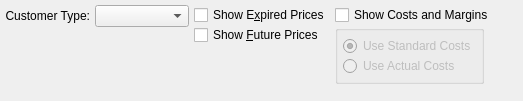
<?xml version="1.0" encoding="UTF-8"?>
<ui version="4.0">
 <comment>This file is part of the xTuple ERP: PostBooks Edition, a free and
open source Enterprise Resource Planning software suite,
Copyright (c) 1999-2019 by OpenMFG LLC, d/b/a xTuple.
It is licensed to you under the Common Public Attribution License
version 1.0, the full text of which (including xTuple-specific Exhibits)
is available at www.xtuple.com/CPAL.  By using this software, you agree
to be bound by its terms.</comment>
 <class>dspPricesByCustomerType</class>
 <widget class="QWidget" name="dspPricesByCustomerType">
  <property name="geometry">
   <rect>
    <x>0</x>
    <y>0</y>
    <width>523</width>
    <height>101</height>
   </rect>
  </property>
  <property name="windowTitle">
   <string>Prices by Customer Type</string>
  </property>
  <layout class="QHBoxLayout" name="horizontalLayout">
   <item>
    <layout class="QVBoxLayout">
     <property name="spacing">
      <number>0</number>
     </property>
     <property name="margin">
      <number>0</number>
     </property>
     <item>
      <layout class="QHBoxLayout">
       <property name="spacing">
        <number>5</number>
       </property>
       <property name="margin">
        <number>0</number>
       </property>
       <item>
        <widget class="QLabel" name="_customerTypeLit">
         <property name="text">
          <string>Customer Type:</string>
         </property>
         <property name="alignment">
          <set>Qt::AlignRight|Qt::AlignTrailing|Qt::AlignVCenter</set>
         </property>
         <property name="buddy">
          <cstring>_custtype</cstring>
         </property>
        </widget>
       </item>
       <item>
        <widget class="XComboBox" name="_custtype">
         <property name="sizePolicy">
          <sizepolicy hsizetype="Expanding" vsizetype="Fixed">
           <horstretch>0</horstretch>
           <verstretch>0</verstretch>
          </sizepolicy>
         </property>
        </widget>
       </item>
      </layout>
     </item>
     <item>
      <spacer>
       <property name="orientation">
        <enum>Qt::Vertical</enum>
       </property>
       <property name="sizeType">
        <enum>QSizePolicy::Expanding</enum>
       </property>
       <property name="sizeHint" stdset="0">
        <size>
         <width>20</width>
         <height>0</height>
        </size>
       </property>
      </spacer>
     </item>
    </layout>
   </item>
   <item>
    <layout class="QVBoxLayout">
     <property name="spacing">
      <number>0</number>
     </property>
     <property name="margin">
      <number>0</number>
     </property>
     <item>
      <widget class="XCheckBox" name="_showExpired">
       <property name="text">
        <string>Show E&amp;xpired Prices</string>
       </property>
      </widget>
     </item>
     <item>
      <widget class="XCheckBox" name="_showFuture">
       <property name="text">
        <string>Show &amp;Future Prices</string>
       </property>
      </widget>
     </item>
     <item>
      <spacer>
       <property name="orientation">
        <enum>Qt::Vertical</enum>
       </property>
       <property name="sizeType">
        <enum>QSizePolicy::Expanding</enum>
       </property>
       <property name="sizeHint" stdset="0">
        <size>
         <width>20</width>
         <height>0</height>
        </size>
       </property>
      </spacer>
     </item>
    </layout>
   </item>
   <item>
    <layout class="QVBoxLayout">
     <property name="spacing">
      <number>0</number>
     </property>
     <property name="margin">
      <number>0</number>
     </property>
     <item>
      <widget class="XCheckBox" name="_showCosts">
       <property name="text">
        <string>Show Costs and Margins</string>
       </property>
      </widget>
     </item>
     <item>
      <layout class="QHBoxLayout">
       <property name="spacing">
        <number>0</number>
       </property>
       <property name="margin">
        <number>0</number>
       </property>
       <item>
        <widget class="QGroupBox" name="_costsGroup">
         <property name="enabled">
          <bool>false</bool>
         </property>
         <property name="title">
          <string/>
         </property>
         <layout class="QVBoxLayout">
          <property name="spacing">
           <number>0</number>
          </property>
          <property name="margin">
           <number>5</number>
          </property>
          <item>
           <widget class="QRadioButton" name="_useStandardCosts">
            <property name="text">
             <string>Use Standard Costs</string>
            </property>
            <property name="checked">
             <bool>true</bool>
            </property>
           </widget>
          </item>
          <item>
           <widget class="QRadioButton" name="_useActualCosts">
            <property name="text">
             <string>Use Actual Costs</string>
            </property>
           </widget>
          </item>
         </layout>
        </widget>
       </item>
       <item>
        <spacer>
         <property name="orientation">
          <enum>Qt::Horizontal</enum>
         </property>
         <property name="sizeType">
          <enum>QSizePolicy::Expanding</enum>
         </property>
         <property name="sizeHint" stdset="0">
          <size>
           <width>0</width>
           <height>20</height>
          </size>
         </property>
        </spacer>
       </item>
      </layout>
     </item>
     <item>
      <spacer>
       <property name="orientation">
        <enum>Qt::Vertical</enum>
       </property>
       <property name="sizeType">
        <enum>QSizePolicy::Expanding</enum>
       </property>
       <property name="sizeHint" stdset="0">
        <size>
         <width>20</width>
         <height>0</height>
        </size>
       </property>
      </spacer>
     </item>
    </layout>
   </item>
  </layout>
 </widget>
 <layoutdefault spacing="5" margin="5"/>
 <customwidgets>
  <customwidget>
   <class>XCheckBox</class>
   <extends>QCheckBox</extends>
   <header>xcheckbox.h</header>
  </customwidget>
  <customwidget>
   <class>XComboBox</class>
   <extends>QComboBox</extends>
   <header>xcombobox.h</header>
  </customwidget>
 </customwidgets>
 <tabstops>
  <tabstop>_custtype</tabstop>
  <tabstop>_showExpired</tabstop>
  <tabstop>_showFuture</tabstop>
  <tabstop>_showCosts</tabstop>
  <tabstop>_useStandardCosts</tabstop>
 </tabstops>
 <resources/>
 <connections>
  <connection>
   <sender>_showCosts</sender>
   <signal>toggled(bool)</signal>
   <receiver>_costsGroup</receiver>
   <slot>setEnabled(bool)</slot>
   <hints>
    <hint type="sourcelabel">
     <x>20</x>
     <y>20</y>
    </hint>
    <hint type="destinationlabel">
     <x>20</x>
     <y>20</y>
    </hint>
   </hints>
  </connection>
 </connections>
</ui>
